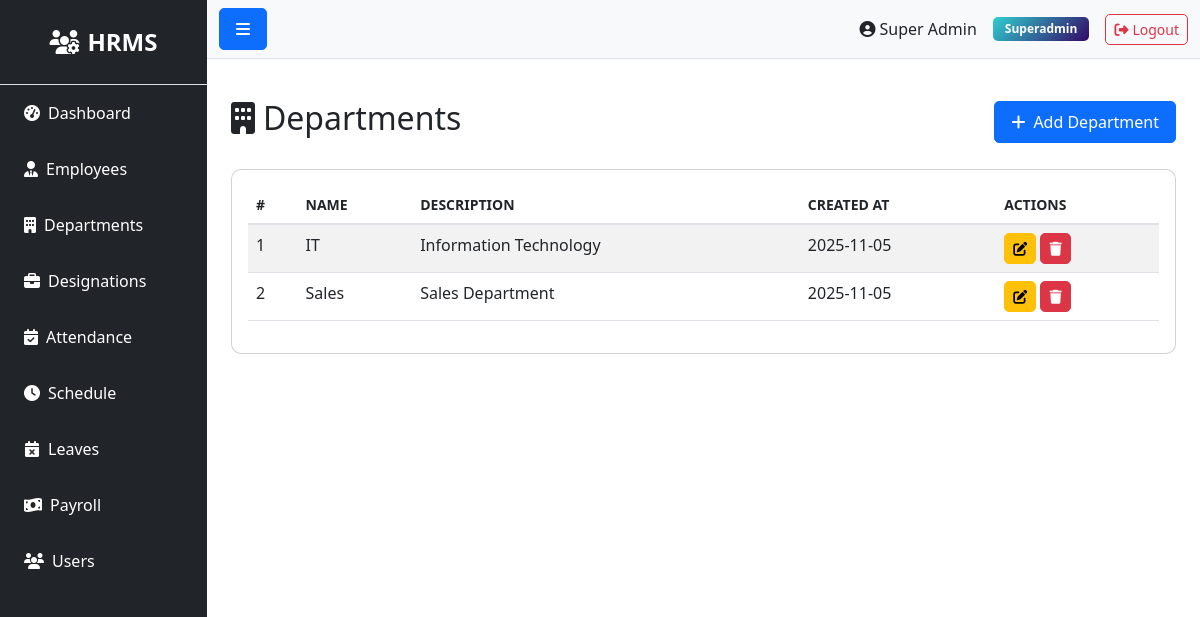
The app's page /department/ (signed in), older data.
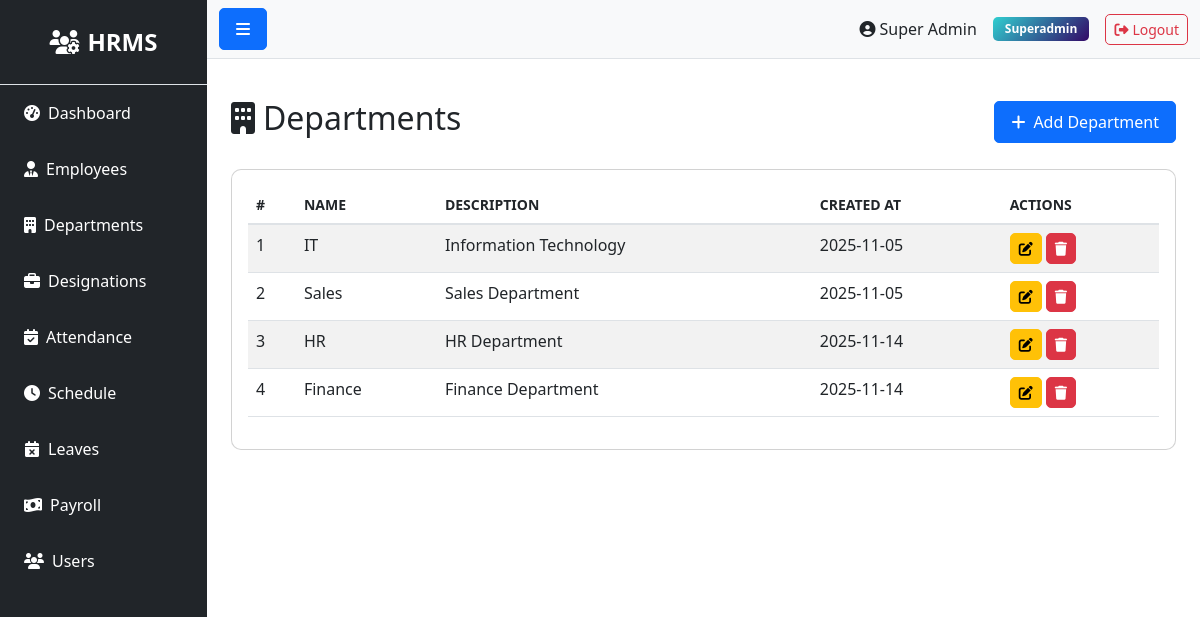
The same page, newer data.
### models.py (models this page shows)
class Department(db.Model):
    __tablename__ = 'departments'
    id = db.Column(db.Integer, primary_key=True)
    name = db.Column(db.String(100), nullable=False)
    description = db.Column(db.Text)
    created_at = db.Column(db.DateTime, default=datetime.utcnow)
    updated_at = db.Column(db.DateTime, default=datetime.utcnow, onupdate=datetime.utcnow)
    employees = db.relationship('Employee', backref='department', lazy=True)

### routes/department.py (the view)
@bp.route('/')
@login_required
def index():
    departments = Department.query.all()
    return render_template('admin/department/index.html', departments=departments)

### app.py (called while the page is built)
@login_manager.user_loader
def load_user(user_id):
    try:
        return db.session.get(User, int(user_id))
    except Exception as e:
        app.logger.error(f'Error loading user {user_id}: {str(e)}')
        return None

@app.context_processor
def inject_user():
    return dict(current_user=current_user)

### templates/admin/department/index.html (shortened to what this page needs)
{% extends "base.html" %}
{% block content %}
<div class="d-flex justify-content-between align-items-center mb-4">
    <h2><i class="fas fa-building me-2"></i>Departments</h2>
    <a href="{{ url_for('department.create') }}" class="btn btn-primary">
        <i class="fas fa-plus me-2"></i>Add Department
    </a>
</div>
<div class="card">
    <div class="card-body">
        <div class="table-responsive">
            <table class="table table-striped table-hover">
                <thead>
                    <tr>
                        <th>#</th>
                        <th>Name</th>
                        <th>Description</th>
                        <th>Created At</th>
                        <th>Actions</th>
                    </tr>
                </thead>
                <tbody>
                    {% if departments %}
                        {% for department in departments %}
                        <tr>
                            <td>{{ loop.index }}</td>
                            <td>{{ department.name }}</td>
                            <td>{{ department.description or 'N/A' }}</td>
                            <td>{{ department.created_at.strftime('%Y-%m-%d') if department.created_at else 'N/A' }}</td>
                            <td>
                                <a href="{{ url_for('department.edit', id=department.id) }}" class="btn btn-sm btn-warning">
                                    <i class="fas fa-edit"></i>
                                </a>
                                <form method="POST" action="{{ url_for('department.delete', id=department.id) }}" style="display:inline;" onsubmit="return confirm('Are you sure?')">
                                    <button type="submit" class="btn btn-sm btn-danger">
                                        <i class="fas fa-trash"></i>
                                    </button>
                                </form>
                            </td>
                        </tr>
                        {% endfor %}
                    {% else %}
                        <tr>
                            <td colspan="5" class="text-center">No departments found</td>
                        </tr>
                    {% endif %}
                </tbody>
            </table>
        </div>
    </div>
</div>
{% endblock %}

Row changes from the older to the newer data that the page shows:
added Department: name "HR", description "HR Department", created_at "2025-11-14"
added Department: name "Finance", description "Finance Department", created_at "2025-11-14"
